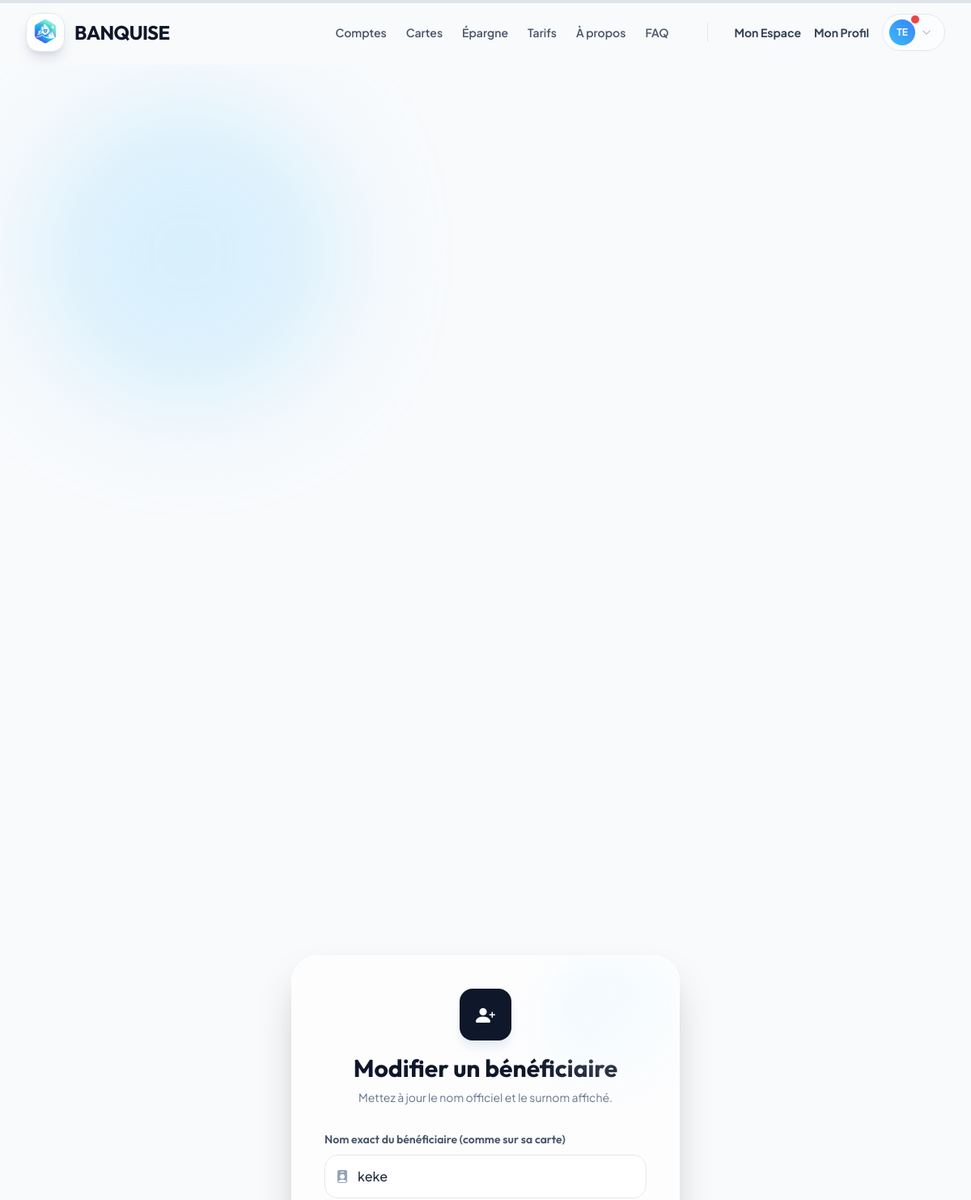
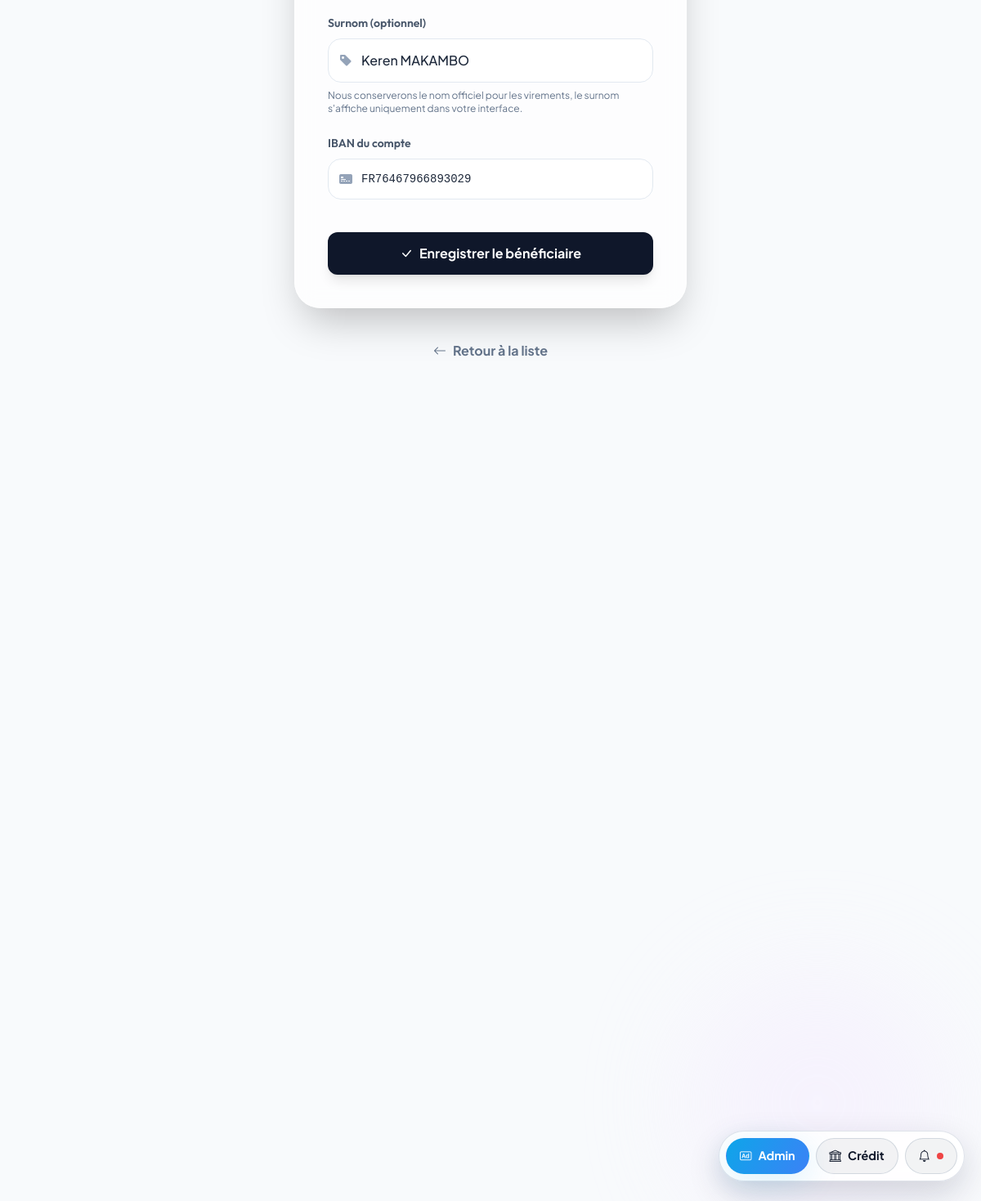
Page /beneficiaires/modifier/24/ (signed in) on the committed database (2 pictures, top to bottom).
### scoring/models.py (models this page shows, shortened)
class Beneficiaire(models.Model):
    user = models.ForeignKey(User, on_delete=models.CASCADE, related_name='beneficiaires')
    nom = models.CharField(max_length=100)
    surnom = models.CharField(max_length=100, blank=True)
    iban = models.CharField(max_length=34)
    date_ajout = models.DateTimeField(auto_now_add=True)

### scoring/views.py (the view)
# urls.py: path('beneficiaires/modifier/<int:beneficiaire_id>/', views.modifier_beneficiaire, name='modifier_beneficiaire'),
@login_required
def modifier_beneficiaire(request, beneficiaire_id):
    bene = get_object_or_404(Beneficiaire, id=beneficiaire_id, user=request.user)
    if request.method == 'POST':
        form = BeneficiaireForm(request.POST, instance=bene)
        if form.is_valid():
            form.save()
            messages.success(request, f"Bénéficiaire '{bene.nom}' mis à jour.")
            return redirect('beneficiaires')
    else:
        form = BeneficiaireForm(instance=bene)
    return render(request, 'scoring/ajouter_beneficiaire.html', {'form': form, 'edit_mode': True, 'beneficiaire': bene})

### scoring/forms.py (shortened to what this page needs)
class BeneficiaireForm(forms.ModelForm):
    class Meta:
        model = Beneficiaire
        fields = ['nom', 'surnom', 'iban']
        labels = {
            'nom': 'Nom exact (comme sur la carte)',
            'surnom': 'Surnom (optionnel)',
            'iban': 'IBAN'
        }

### scoring/context_processors.py (called while the page is built)
def unread_notifications(request):
    if request.user.is_authenticated:
        return {'unread_notifs': Notification.objects.filter(user=request.user, est_lu=False).count()}
    return {'unread_notifs': 0}

### templates/scoring/ajouter_beneficiaire.html (shortened to what this page needs)
{% extends 'base.html' %}
{% block content %}
<div class="relative min-h-screen overflow-hidden flex flex-col items-center justify-center py-12">
    <div class="absolute top-0 left-0 w-full h-full z-0 pointer-events-none">
        <div class="absolute top-10 left-10 w-96 h-96 bg-ice-200 rounded-full blur-3xl opacity-50"></div>
        <div class="absolute bottom-10 right-10 w-80 h-80 bg-purple-100 rounded-full blur-3xl opacity-40"></div>
    </div>
    <div class="relative z-10 w-full max-w-lg px-4">
        <div class="glass-premium p-8 md:p-10 rounded-[2rem] relative overflow-hidden shadow-2xl">
            <div
                class="absolute top-0 right-0 w-40 h-40 bg-gradient-to-br from-ice-100 to-transparent rounded-full opacity-50 pointer-events-none blur-xl">
            </div>
            <div class="text-center mb-8">
                <div
                    class="w-16 h-16 bg-slate-900 rounded-2xl text-white flex items-center justify-center text-2xl mx-auto mb-4 shadow-lg shadow-slate-200">
                    <i class="bi bi-person-plus-fill"></i>
                </div>
                <h1 class="text-3xl font-display font-bold text-slate-900">
                    {% if edit_mode %}Modifier un bénéficiaire{% else %}Ajouter un bénéficiaire{% endif %}
                </h1>
                <p class="text-slate-500 mt-2 text-sm">
                    {% if edit_mode %}Mettez à jour le nom officiel et le surnom affiché.{% else %}Enregistrez un compte pour des virements plus rapides.{% endif %}
                </p>
            </div>
            <form method="post" class="space-y-6">
                <div class="space-y-5">
                    <div>
                        <label for="{{ form.nom.id_for_label }}">Nom exact du bénéficiaire (comme sur sa carte)</label>
                        <div class="relative">
                            <input type="text" name="nom" id="{{ form.nom.id_for_label }}" required
                                class="form-control pl-10" placeholder="Ex: DUPONT MARIE"
                                value="{{ form.nom.value|default:'' }}">
                            <i class="bi bi-person-badge-fill absolute left-3.5 top-1/2 -translate-y-1/2 text-slate-400"></i>
                        </div>
                    </div>
                    <div>
                        <label for="{{ form.surnom.id_for_label }}">Surnom (optionnel)</label>
                        <div class="relative">
                            <input type="text" name="surnom" id="{{ form.surnom.id_for_label }}"
                                class="form-control pl-10" placeholder="Ex: Maman, Loyer..."
                                value="{{ form.surnom.value|default:'' }}">
                            <i class="bi bi-tag-fill absolute left-3.5 top-1/2 -translate-y-1/2 text-slate-400"></i>
                        </div>
                        <p class="text-xs text-slate-500 mt-2">Nous conserverons le nom officiel pour les virements, le surnom s'affiche uniquement dans votre interface.</p>
                    </div>
                </div>
                <div>
                    <label for="{{ form.iban.id_for_label }}">IBAN du compte</label>
                    <div class="relative">
                        <input type="text" name="iban" id="{{ form.iban.id_for_label }}" required
                            class="form-control pl-10 font-mono text-sm" placeholder="FR76 ..."
                            value="{{ form.iban.value|default:'' }}">
                        <i
                            class="bi bi-credit-card-2-front-fill absolute left-3.5 top-1/2 -translate-y-1/2 text-slate-400"></i>
                    </div>
                </div>
                <div class="pt-4 space-y-3">
                    <button type="submit"
                        class="w-full py-3.5 bg-slate-900 text-white font-bold rounded-xl shadow-lg hover:shadow-xl hover:-translate-y-0.5 transition-all duration-300 flex items-center justify-center gap-2">
                        <i class="bi bi-check-lg"></i>
                        <span>Enregistrer le bénéficiaire</span>
                    </button>
                </div>
            </form>
        </div>
        <div class="mt-8 text-center">
            <a href="{% url 'beneficiaires' %}"
                class="inline-flex items-center gap-2 text-slate-500 font-bold hover:text-slate-800 transition-colors py-2 px-4 rounded-xl hover:bg-white/50">
                <i class="bi bi-arrow-left"></i> Retour à la liste
            </a>
        </div>
    </div>
</div>
{% endblock %}

### templates/base.html (shortened to what this page needs)
{% load static %}
<!DOCTYPE html>
<html lang="fr" class="scroll-smooth">
<head>
    <link rel="stylesheet" href="https://cdn.jsdelivr.net/npm/bootstrap-icons@1.11.3/font/bootstrap-icons.min.css">
    <script src="https://cdn.tailwindcss.com"></script>
    <link rel="stylesheet" href="{% static 'css/banquise.css' %}">
</head>
<body
    data-auth="{{ user.is_authenticated|yesno:'1,0' }}"
    class="text-slate-800 antialiased flex flex-col min-h-screen overflow-x-hidden selection:bg-ice-200 selection:text-ice-900">
    {% block navbar %}
    <nav id="main-nav" class="fixed w-full z-50 transition-all duration-300 border-b border-transparent top-0">
        <div class="max-w-7xl mx-auto px-4 sm:px-6 lg:px-8">
            <div class="flex justify-between items-center h-20">
                <a href="{% url 'home' %}" class="flex items-center gap-3 group relative z-50">
                    <div class="w-12 h-12 rounded-2xl overflow-hidden shadow-lg shadow-slate-500/20 group-hover:shadow-ice-500/30 group-hover:scale-105 transition-all duration-300 bg-white border border-slate-200">
                        <img src="{% static 'docs/logobanquise.png' %}" alt="Banquise" class="w-full h-full object-contain">
                    </div>
                    <span class="font-display font-bold text-2xl tracking-tight text-slate-900">BANQUISE</span>
                </a>
                <div class="hidden md:flex items-center gap-8">
                    <div class="flex items-center gap-6 mr-4">
                        <a href="{% url 'produits_comptes' %}"
                            class="text-sm font-semibold text-slate-600 hover:text-ice-600 transition-colors">Comptes</a>
                        <a href="{% url 'produits_cartes' %}"
                            class="text-sm font-semibold text-slate-600 hover:text-ice-600 transition-colors">Cartes</a>
                        <a href="{% url 'produits_epargne' %}"
                            class="text-sm font-semibold text-slate-600 hover:text-ice-600 transition-colors">Épargne</a>
                        <a href="{% url 'tarifs' %}"
                            class="text-sm font-semibold text-slate-600 hover:text-ice-600 transition-colors">Tarifs</a>
                        <a href="{% url 'a_propos' %}"
                            class="text-sm font-semibold text-slate-600 hover:text-ice-600 transition-colors">À
                            propos</a>
                        <a href="{% url 'support' %}"
                            class="text-sm font-semibold text-slate-600 hover:text-ice-600 transition-colors">FAQ</a>
                    </div>
                    {% if user.is_authenticated %}
                    <div class="flex items-center gap-4">
                        <a href="{% url 'dashboard' %}"
                            class="text-sm font-bold text-slate-700 hover:text-ice-600 transition-colors">Mon Espace</a>
                        <a href="{% url 'profil' %}"
                            class="text-sm font-bold text-slate-700 hover:text-ice-600 transition-colors">Mon Profil</a>
                        <div class="relative group">
                            <button
                                class="flex items-center gap-2 py-1.5 pl-2 pr-4 rounded-full bg-white/50 border border-slate-200 hover:bg-white hover:shadow-md transition-all">
                                <div
                                    class="relative w-8 h-8 rounded-full bg-gradient-to-tr from-ice-400 to-blue-500 flex items-center justify-center text-white shadow-sm">
                                    <span class="text-xs font-bold">{{ user.username|slice:":2"|upper }}</span>
                                    {% if unread_notifs and unread_notifs > 0 %}
                                    <span class="absolute -top-1.5 -right-1.5 w-3 h-3 rounded-full bg-red-500 border border-white"></span>
                                    {% endif %}
                                </div>
                                <i
                                    class="bi bi-chevron-down text-xs text-slate-400 group-hover:rotate-180 transition-transform"></i>
                            </button>
                        </div>
                    </div>
                    {% endif %}
                </div>
            </div>
        </div>
    </nav>
    {% endblock %}
    <main class="flex-grow w-full relative z-10 {% block main_padding %}pt-20{% endblock %}">
        {% block content %}{% endblock %}
    </main>
    {% if request.resolver_match and request.resolver_match.url_name != 'login' and request.resolver_match.url_name != 'register' and request.resolver_match.url_name != 'support' %}
    <div class="floating-dock flex">
        {% if user.is_authenticated %}
            {% if user.is_staff %}
            <a href="{% url 'admin_dashboard' %}" class="dock-btn primary"><i class="bi bi-badge-ad"></i> Admin</a>
            <a href="{% url 'admin_manage_credits' %}" class="dock-btn secondary"><i class="bi bi-bank"></i> Crédit</a>
            <a href="{% url 'notifications' %}" class="dock-btn secondary"><i class="bi bi-bell"></i>
                {% if unread_notifs and unread_notifs > 0 %}
                <span class="notification-dot"></span>
                {% endif %}
            </a>
            {% endif %}
        {% else %}
            <a href="{% url 'register' %}" class="dock-btn primary"><i class="bi bi-magic"></i> Créer un compte</a>
            <a href="{% url 'support' %}" class="dock-btn secondary"><i class="bi bi-question-circle"></i> Nous contacter</a>
        {% endif %}
    </div>
    {% endif %}
</body>
</html>

### scoring/static/css/banquise.css (style rules this page uses)
:root { --ice-50: #f0f9ff; --ice-100: #e0f2fe; --ice-200: #bae6fd; --ice-300: #7dd3fc; --ice-400: #38bdf8; --ice-500: #0ea5e9; --ice-600: #0284c7; --ice-700: #0369a1; --ice-800: #075985; --ink: #0f172a; --slate-50: #f8fafc; --slate-100: #e2e8f0; --slate-200: #cbd5e1; --slate-600: #475569; --shadow-soft: 0 8px 28px rgba(15, 23, 42, 0.08); --shadow-glow: 0 10px 40px rgba(14, 165, 233, 0.15); --radius-lg: 1.25rem; }
body { background-color: var(--slate-50); }
.glass-premium { background: rgba(255, 255, 255, 0.65); backdrop-filter: blur(12px); -webkit-backdrop-filter: blur(12px); border: 1px solid rgba(255, 255, 255, 0.5); box-shadow: 0 8px 32px rgba(15, 23, 42, 0.08); }
.form-control, .form-select { background-color: rgba(255, 255, 255, 0.9); border: 1px solid var(--slate-100); padding: 0.875rem 1rem; border-radius: 1rem; transition: all 0.2s ease; width: 100%; color: #1e293b; font-weight: 500; }
label { font-family: "Outfit", sans-serif; font-weight: 600; font-size: 0.875rem; color: var(--slate-600); margin-bottom: 0.5rem; display: block; }
.floating-dock { position: fixed; bottom: 1.5rem; right: 1.25rem; display: inline-flex; gap: 0.5rem; background: rgba(255, 255, 255, 0.9); border: 1px solid rgba(148, 163, 184, 0.3); border-radius: 999px; padding: 0.5rem; box-shadow: 0 15px 40px rgba(15, 23, 42, 0.16); backdrop-filter: blur(10px); -webkit-backdrop-filter: blur(10px); z-index: 40; transition: opacity 0.3s ease, transform 0.3s ease; }
.dock-btn { display: inline-flex; align-items: center; gap: 0.5rem; padding: 0.65rem 1rem; border-radius: 999px; font-weight: 700; font-size: 0.9rem; border: 1px solid transparent; transition: all 0.25s ease; color: #0f172a; }
.dock-btn.primary { background: linear-gradient(120deg, var(--ice-500), #3b82f6); color: white; box-shadow: var(--shadow-glow); }
.dock-btn.secondary { background: rgba(15, 23, 42, 0.05); border-color: rgba(148, 163, 184, 0.35); }
.notification-dot { width: 8px; height: 8px; border-radius: 999px; background: #ef4444; display: inline-flex; }

### templates/scoring/ajouter_beneficiaire.html (style rules this page uses)
.form-control { background-color: rgba(255, 255, 255, 0.8); border: 1px solid #e2e8f0; padding: 0.875rem 1rem; border-radius: 1rem; transition: all 0.2s ease; width: 100%; color: #1e293b; font-weight: 500; }
label { font-family: 'Outfit', sans-serif; font-weight: 600; font-size: 0.875rem; color: #475569; margin-bottom: 0.5rem; display: block; }

### rows in the picture
Beneficiaire: nom "keke", surnom "Keren MAKAMBO", iban "FR76467966893029"

### other values in the picture
{{ user.username|slice:":2"|upper }} "TE"
